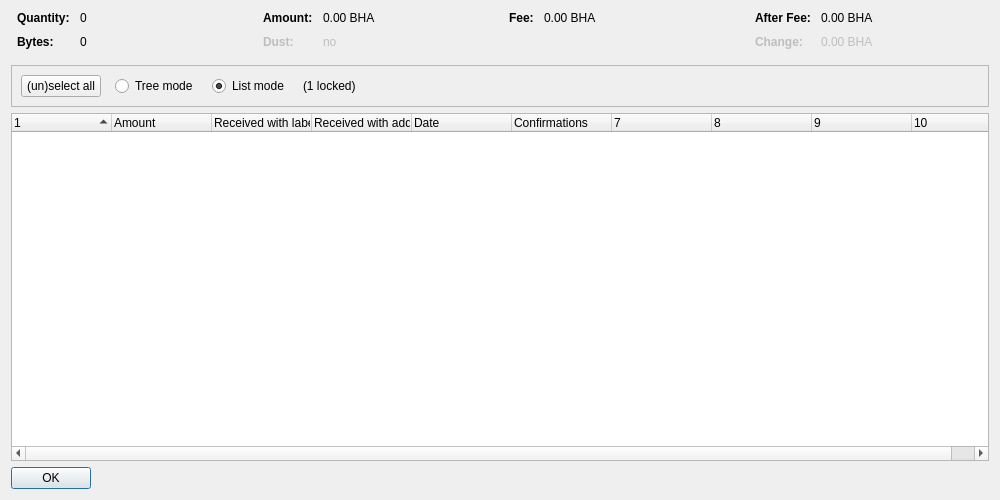
<?xml version="1.0" encoding="UTF-8"?>
<ui version="4.0">
 <class>CoinControlDialog</class>
 <widget class="QDialog" name="CoinControlDialog">
  <property name="geometry">
   <rect>
    <x>0</x>
    <y>0</y>
    <width>1000</width>
    <height>500</height>
   </rect>
  </property>
  <property name="windowTitle">
   <string>Coin Selection</string>
  </property>
  <layout class="QVBoxLayout" name="verticalLayout">
   <item>
    <layout class="QHBoxLayout" name="horizontalLayoutTop" stretch="0,0,0,0">
     <property name="topMargin">
      <number>0</number>
     </property>
     <property name="bottomMargin">
      <number>10</number>
     </property>
     <item>
      <layout class="QFormLayout" name="formLayoutCoinControl1">
       <property name="horizontalSpacing">
        <number>10</number>
       </property>
       <property name="verticalSpacing">
        <number>10</number>
       </property>
       <property name="leftMargin">
        <number>6</number>
       </property>
       <property name="rightMargin">
        <number>6</number>
       </property>
       <item row="0" column="0">
        <widget class="QLabel" name="labelCoinControlQuantityText">
         <property name="font">
          <font>
           <weight>75</weight>
           <bold>true</bold>
          </font>
         </property>
         <property name="text">
          <string>Quantity:</string>
         </property>
        </widget>
       </item>
       <item row="0" column="1">
        <widget class="QLabel" name="labelCoinControlQuantity">
         <property name="cursor">
          <cursorShape>IBeamCursor</cursorShape>
         </property>
         <property name="contextMenuPolicy">
          <enum>Qt::ActionsContextMenu</enum>
         </property>
         <property name="text">
          <string notr="true">0</string>
         </property>
         <property name="textInteractionFlags">
          <set>Qt::LinksAccessibleByMouse|Qt::TextSelectableByKeyboard|Qt::TextSelectableByMouse</set>
         </property>
        </widget>
       </item>
       <item row="1" column="0">
        <widget class="QLabel" name="labelCoinControlBytesText">
         <property name="font">
          <font>
           <weight>75</weight>
           <bold>true</bold>
          </font>
         </property>
         <property name="text">
          <string>Bytes:</string>
         </property>
        </widget>
       </item>
       <item row="1" column="1">
        <widget class="QLabel" name="labelCoinControlBytes">
         <property name="cursor">
          <cursorShape>IBeamCursor</cursorShape>
         </property>
         <property name="contextMenuPolicy">
          <enum>Qt::ActionsContextMenu</enum>
         </property>
         <property name="text">
          <string notr="true">0</string>
         </property>
         <property name="textInteractionFlags">
          <set>Qt::LinksAccessibleByMouse|Qt::TextSelectableByKeyboard|Qt::TextSelectableByMouse</set>
         </property>
        </widget>
       </item>
      </layout>
     </item>
     <item>
      <layout class="QFormLayout" name="formLayoutCoinControl2">
       <property name="horizontalSpacing">
        <number>10</number>
       </property>
       <property name="verticalSpacing">
        <number>10</number>
       </property>
       <property name="leftMargin">
        <number>6</number>
       </property>
       <property name="rightMargin">
        <number>6</number>
       </property>
       <item row="0" column="0">
        <widget class="QLabel" name="labelCoinControlAmountText">
         <property name="font">
          <font>
           <weight>75</weight>
           <bold>true</bold>
          </font>
         </property>
         <property name="text">
          <string>Amount:</string>
         </property>
        </widget>
       </item>
       <item row="0" column="1">
        <widget class="QLabel" name="labelCoinControlAmount">
         <property name="cursor">
          <cursorShape>IBeamCursor</cursorShape>
         </property>
         <property name="contextMenuPolicy">
          <enum>Qt::ActionsContextMenu</enum>
         </property>
         <property name="text">
          <string notr="true">0.00 BHA</string>
         </property>
         <property name="textInteractionFlags">
          <set>Qt::LinksAccessibleByMouse|Qt::TextSelectableByKeyboard|Qt::TextSelectableByMouse</set>
         </property>
        </widget>
       </item>
       <item row="1" column="0">
        <widget class="QLabel" name="labelCoinControlLowOutputText">
         <property name="enabled">
          <bool>false</bool>
         </property>
         <property name="font">
          <font>
           <weight>75</weight>
           <bold>true</bold>
          </font>
         </property>
         <property name="text">
          <string>Dust:</string>
         </property>
        </widget>
       </item>
       <item row="1" column="1">
        <widget class="QLabel" name="labelCoinControlLowOutput">
         <property name="enabled">
          <bool>false</bool>
         </property>
         <property name="cursor">
          <cursorShape>IBeamCursor</cursorShape>
         </property>
         <property name="contextMenuPolicy">
          <enum>Qt::ActionsContextMenu</enum>
         </property>
         <property name="text">
          <string notr="true">no</string>
         </property>
         <property name="textInteractionFlags">
          <set>Qt::LinksAccessibleByMouse|Qt::TextSelectableByKeyboard|Qt::TextSelectableByMouse</set>
         </property>
        </widget>
       </item>
      </layout>
     </item>
     <item>
      <layout class="QFormLayout" name="formLayoutCoinControl3">
       <property name="horizontalSpacing">
        <number>10</number>
       </property>
       <property name="verticalSpacing">
        <number>10</number>
       </property>
       <property name="leftMargin">
        <number>6</number>
       </property>
       <property name="rightMargin">
        <number>6</number>
       </property>
       <item row="0" column="0">
        <widget class="QLabel" name="labelCoinControlFeeText">
         <property name="font">
          <font>
           <weight>75</weight>
           <bold>true</bold>
          </font>
         </property>
         <property name="text">
          <string>Fee:</string>
         </property>
        </widget>
       </item>
       <item row="0" column="1">
        <widget class="QLabel" name="labelCoinControlFee">
         <property name="cursor">
          <cursorShape>IBeamCursor</cursorShape>
         </property>
         <property name="contextMenuPolicy">
          <enum>Qt::ActionsContextMenu</enum>
         </property>
         <property name="text">
          <string notr="true">0.00 BHA</string>
         </property>
         <property name="textInteractionFlags">
          <set>Qt::LinksAccessibleByMouse|Qt::TextSelectableByKeyboard|Qt::TextSelectableByMouse</set>
         </property>
        </widget>
       </item>
      </layout>
     </item>
     <item>
      <layout class="QFormLayout" name="formLayoutCoinControl4">
       <property name="horizontalSpacing">
        <number>10</number>
       </property>
       <property name="verticalSpacing">
        <number>10</number>
       </property>
       <property name="leftMargin">
        <number>6</number>
       </property>
       <property name="rightMargin">
        <number>6</number>
       </property>
       <item row="0" column="0">
        <widget class="QLabel" name="labelCoinControlAfterFeeText">
         <property name="font">
          <font>
           <weight>75</weight>
           <bold>true</bold>
          </font>
         </property>
         <property name="text">
          <string>After Fee:</string>
         </property>
        </widget>
       </item>
       <item row="0" column="1">
        <widget class="QLabel" name="labelCoinControlAfterFee">
         <property name="cursor">
          <cursorShape>IBeamCursor</cursorShape>
         </property>
         <property name="contextMenuPolicy">
          <enum>Qt::ActionsContextMenu</enum>
         </property>
         <property name="text">
          <string notr="true">0.00 BHA</string>
         </property>
         <property name="textInteractionFlags">
          <set>Qt::LinksAccessibleByMouse|Qt::TextSelectableByKeyboard|Qt::TextSelectableByMouse</set>
         </property>
        </widget>
       </item>
       <item row="1" column="0">
        <widget class="QLabel" name="labelCoinControlChangeText">
         <property name="enabled">
          <bool>false</bool>
         </property>
         <property name="font">
          <font>
           <weight>75</weight>
           <bold>true</bold>
          </font>
         </property>
         <property name="text">
          <string>Change:</string>
         </property>
        </widget>
       </item>
       <item row="1" column="1">
        <widget class="QLabel" name="labelCoinControlChange">
         <property name="enabled">
          <bool>false</bool>
         </property>
         <property name="cursor">
          <cursorShape>IBeamCursor</cursorShape>
         </property>
         <property name="contextMenuPolicy">
          <enum>Qt::ActionsContextMenu</enum>
         </property>
         <property name="text">
          <string notr="true">0.00 BHA</string>
         </property>
         <property name="textInteractionFlags">
          <set>Qt::LinksAccessibleByMouse|Qt::TextSelectableByKeyboard|Qt::TextSelectableByMouse</set>
         </property>
        </widget>
       </item>
      </layout>
     </item>
    </layout>
   </item>
   <item>
    <widget class="QFrame" name="frame">
     <property name="minimumSize">
      <size>
       <width>0</width>
       <height>40</height>
      </size>
     </property>
     <property name="frameShape">
      <enum>QFrame::StyledPanel</enum>
     </property>
     <property name="frameShadow">
      <enum>QFrame::Sunken</enum>
     </property>
     <layout class="QHBoxLayout" name="horizontalLayout">
      <item>
       <layout class="QHBoxLayout" name="horizontalLayoutPanel" stretch="0,0,0,0,0">
        <property name="spacing">
         <number>14</number>
        </property>
        <item>
         <widget class="QPushButton" name="pushButtonSelectAll">
          <property name="sizePolicy">
           <sizepolicy hsizetype="Maximum" vsizetype="Fixed">
            <horstretch>0</horstretch>
            <verstretch>0</verstretch>
           </sizepolicy>
          </property>
          <property name="text">
           <string>(un)select all</string>
          </property>
          <property name="autoDefault">
           <bool>false</bool>
          </property>
         </widget>
        </item>
        <item>
         <widget class="QRadioButton" name="radioTreeMode">
          <property name="sizePolicy">
           <sizepolicy hsizetype="Maximum" vsizetype="Fixed">
            <horstretch>0</horstretch>
            <verstretch>0</verstretch>
           </sizepolicy>
          </property>
          <property name="text">
           <string>Tree mode</string>
          </property>
         </widget>
        </item>
        <item>
         <widget class="QRadioButton" name="radioListMode">
          <property name="sizePolicy">
           <sizepolicy hsizetype="Maximum" vsizetype="Fixed">
            <horstretch>0</horstretch>
            <verstretch>0</verstretch>
           </sizepolicy>
          </property>
          <property name="text">
           <string>List mode</string>
          </property>
          <property name="checked">
           <bool>true</bool>
          </property>
         </widget>
        </item>
        <item>
         <widget class="QLabel" name="labelLocked">
          <property name="text">
           <string notr="true">(1 locked)</string>
          </property>
         </widget>
        </item>
        <item>
         <spacer name="horizontalSpacer">
          <property name="orientation">
           <enum>Qt::Horizontal</enum>
          </property>
          <property name="sizeHint" stdset="0">
           <size>
            <width>40</width>
            <height>20</height>
           </size>
          </property>
         </spacer>
        </item>
       </layout>
      </item>
     </layout>
    </widget>
   </item>
   <item>
    <widget class="CoinControlTreeWidget" name="treeWidget">
     <property name="contextMenuPolicy">
      <enum>Qt::CustomContextMenu</enum>
     </property>
     <property name="sortingEnabled">
      <bool>false</bool>
     </property>
     <property name="columnCount">
      <number>10</number>
     </property>
     <attribute name="headerShowSortIndicator" stdset="0">
      <bool>true</bool>
     </attribute>
     <attribute name="headerStretchLastSection">
      <bool>false</bool>
     </attribute>
     <column>
      <property name="text">
       <string/>
      </property>
     </column>
     <column>
      <property name="text">
       <string>Amount</string>
      </property>
     </column>
     <column>
      <property name="text">
       <string>Received with label</string>
      </property>
     </column>
     <column>
      <property name="text">
       <string>Received with address</string>
      </property>
     </column>
     <column>
      <property name="text">
       <string>Date</string>
      </property>
     </column>
     <column>
      <property name="text">
       <string>Confirmations</string>
      </property>
      <property name="toolTip">
       <string>Confirmed</string>
      </property>
     </column>
     <column>
      <property name="text">
       <string/>
      </property>
     </column>
     <column>
      <property name="text">
       <string/>
      </property>
     </column>
     <column>
      <property name="text">
       <string/>
      </property>
     </column>
     <column>
      <property name="text">
       <string/>
      </property>
     </column>
    </widget>
   </item>
   <item>
    <widget class="QDialogButtonBox" name="buttonBox">
     <property name="sizePolicy">
      <sizepolicy hsizetype="Maximum" vsizetype="Fixed">
       <horstretch>0</horstretch>
       <verstretch>0</verstretch>
      </sizepolicy>
     </property>
     <property name="orientation">
      <enum>Qt::Horizontal</enum>
     </property>
     <property name="standardButtons">
      <set>QDialogButtonBox::Ok</set>
     </property>
    </widget>
   </item>
  </layout>
 </widget>
 <customwidgets>
  <customwidget>
   <class>CoinControlTreeWidget</class>
   <extends>QTreeWidget</extends>
   <header>qt/coincontroltreewidget.h</header>
  </customwidget>
 </customwidgets>
 <resources/>
 <connections/>
</ui>
